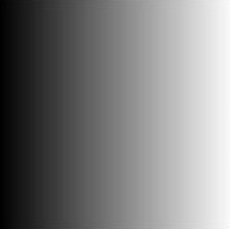
#> input picture ocvtest/images/gradient_bw.png, 230 x 229 px
$ python tresholding.py
#> lines starting #> are read from the running program, lines starting #| are printed output that depends on the picture; after the words box and inside, x2 and y2 are one past the last pixel; in counts of white or black regions, pixels touching at a corner belong together
import cv2 as cv
from matplotlib import pyplot as plt

IMG_GRADIENT_BW = '../images/gradient_bw.png'
IMG_SUDOKU = '../images/sudoku.png'
IMG_NOISY = '../images/noisy.png'

"""" Simple Thresholding """

# If pixel value is greater than a threshold value, it is assigned one value (may be white),
# else it is assigned another value (may be black).

img = cv.imread(IMG_GRADIENT_BW)
#> img is the input picture: shape (229, 230, 3); min 0, max 254, mean 125.1
img = cv.cvtColor(img, cv.COLOR_BGR2GRAY)
#> img: shape (229, 230)
ret, thresh1 = cv.threshold(
    img,  # grayscale image
    127,  # threshold value which is used to classify the pixel values
    255,  # value to be given if pixel value is more than (sometimes less than) the threshold value
    cv.THRESH_BINARY  # style of thresholding
)
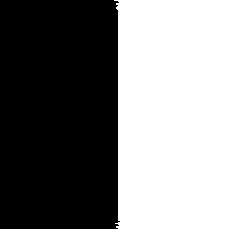
#> thresh1: shape (229, 230); 48.7% white; 1 white region, box (x1, y1, x2, y2) and area: (114, 0, 230, 229) 25665
ret, thresh2 = cv.threshold(img, 127, 255, cv.THRESH_BINARY_INV)
ret, thresh3 = cv.threshold(img, 127, 255, cv.THRESH_TRUNC)
ret, thresh4 = cv.threshold(img, 127, 255, cv.THRESH_TOZERO)
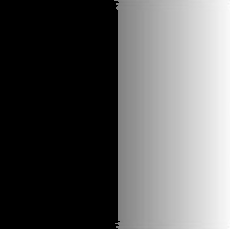
#> thresh4: shape (229, 230); min 0, max 254, mean 92.2
ret, thresh5 = cv.threshold(img, 127, 255, cv.THRESH_TOZERO_INV)
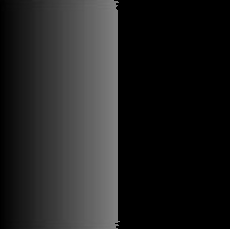
#> thresh5: shape (229, 230); min 0, max 127, mean 32.9

titles = ['Original Image', 'BINARY', 'BINARY_INV', 'TRUNC', 'TOZERO', 'TOZERO_INV']
images = [img, thresh1, thresh2, thresh3, thresh4, thresh5]

for i in xrange(6):
    plt.subplot(2, 3, i + 1), plt.imshow(images[i], 'gray')
    plt.title(titles[i])
    plt.xticks([]), plt.yticks([])

plt.show()

""" Adaptive Thresholding """

# The algorithm calculates the threshold for a small regions of the image. So we get different thresholds
# for different regions of the same image and it gives us better results for images with varying illumination.

img_a = cv.imread(IMG_SUDOKU, 0)
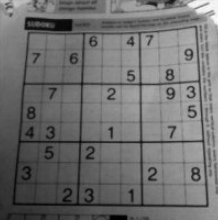
#> input picture ocvtest/images/sudoku.png, 218 x 220 px
#> img_a is the input picture: shape (220, 218); min 0, max 252, mean 111
img_a = cv.medianBlur(img_a, 5)

ret, th1 = cv.threshold(img_a, 127, 255, cv.THRESH_BINARY)
#> th1: shape (220, 218); 38.2% white; 7 white regions (5 under 20 px), largest, box (x1, y1, x2, y2) and area: (0, 0, 218, 220) 18251, (134, 144, 139, 158) 46
th2 = cv.adaptiveThreshold(
    img_a,  # src
    255,    # max value
    cv.ADAPTIVE_THRESH_MEAN_C,  # Adaptive Method - decides how thresholding value is calculated.
    cv.THRESH_BINARY,           # thresholdType
    11,     # Block Size - decides the size of neighbourhood area
    2       # C - a constant which is subtracted from the mean or weighted mean calculated.
)
#> th2: shape (220, 218); 70.5% white; 218 black regions (130 under 20 px), largest, box (x1, y1, x2, y2) and area: (12, 25, 216, 208) 5592, (76, 2, 218, 48) 1317, (24, 17, 73, 33) 486
th3 = cv.adaptiveThreshold(img_a, 255, cv.ADAPTIVE_THRESH_GAUSSIAN_C, cv.THRESH_BINARY, 11, 2)
#> th3: shape (220, 218); 75% white; 302 black regions (193 under 20 px), largest, box (x1, y1, x2, y2) and area: (12, 33, 216, 208) 3252, (75, 0, 218, 48) 1327, (175, 25, 211, 85) 516

titles = [
    'Original Image',
    'Global Thresholding (v = 127)',
    'Adaptive Mean Thresholding',
    'Adaptive Gaussian Thresholding'
]
images = [img_a, th1, th2, th3]

for i in xrange(4):
    plt.subplot(2, 2, i + 1), plt.imshow(images[i], 'gray')
    plt.title(titles[i])
    plt.xticks([]), plt.yticks([])
plt.show()

""" Otsu's Binarization """

# It automatically calculates a threshold value from image histogram for a bimodal image.
# (bimodal image is an image whose histogram has two peaks)
img_o = cv.imread(IMG_NOISY, 0)
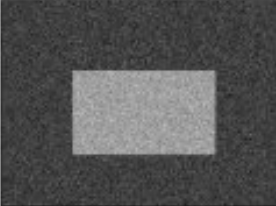
#> input picture ocvtest/images/noisy.png, 276 x 206 px
#> img_o is the input picture: shape (206, 276); min 29, max 185, mean 83.6

# global thresholding
ret1, th1 = cv.threshold(img_o, 127, 255, cv.THRESH_BINARY)
#> th1: shape (206, 276); 21% white; 5 white regions (1 under 20 px), largest, box (x1, y1, x2, y2) and area: (72, 71, 215, 154) 11763, (0, 42, 1, 148) 106, (0, 149, 1, 197) 48, (0, 0, 1, 41) 41

# Otsu's thresholding
ret2, th2 = cv.threshold(img_o, 0, 255, cv.THRESH_BINARY + cv.THRESH_OTSU)
#> th2: shape (206, 276); 21.5% white; 2 white regions, box (x1, y1, x2, y2) and area: (72, 70, 216, 155) 12019, (0, 0, 1, 206) 206
#> ret2 = 110

# Otsu's thresholding after Gaussian filtering
blur = cv.GaussianBlur(img_o, (5, 5), 0)
ret3, th3 = cv.threshold(blur, 0, 255, cv.THRESH_BINARY + cv.THRESH_OTSU)
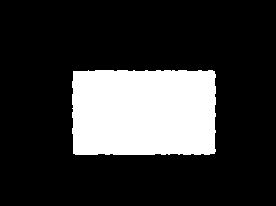
#> th3: shape (206, 276); 21.1% white; 1 white region, box (x1, y1, x2, y2) and area: (72, 70, 216, 155) 12016
#> ret3 = 110

# plot all the images and their histograms
images = [img_o, 0, th1,
          img_o, 0, th2,
          blur,  0, th3]

titles = ['Original Noisy Image',    'Histogram', 'Global Thresholding (v=127)',
          'Original Noisy Image',    'Histogram', "Otsu's Thresholding",
          'Gaussian filtered Image', 'Histogram', "Otsu's Thresholding"]

for i in xrange(3):
    plt.subplot(3, 3, i * 3 + 1), plt.imshow(images[i * 3], 'gray')
    plt.title(titles[i * 3]), plt.xticks([]), plt.yticks([])

    plt.subplot(3, 3, i * 3 + 2), plt.hist(images[i * 3].ravel(), 256)
    plt.title(titles[i * 3 + 1]), plt.xticks([]), plt.yticks([])

    plt.subplot(3, 3, i * 3 + 3), plt.imshow(images[i * 3 + 2], 'gray')
    plt.title(titles[i * 3 + 2]), plt.xticks([]), plt.yticks([])

plt.show()
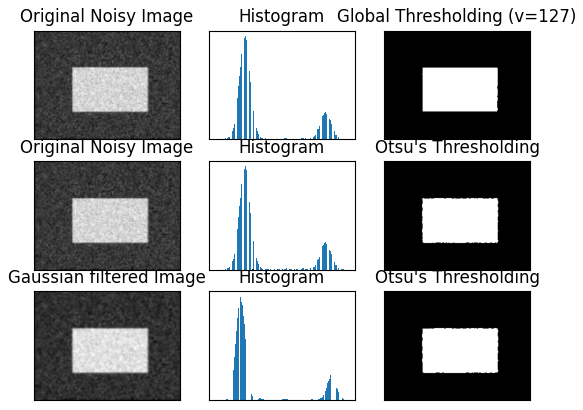
#> figure drawn by matplotlib, 9 panels
